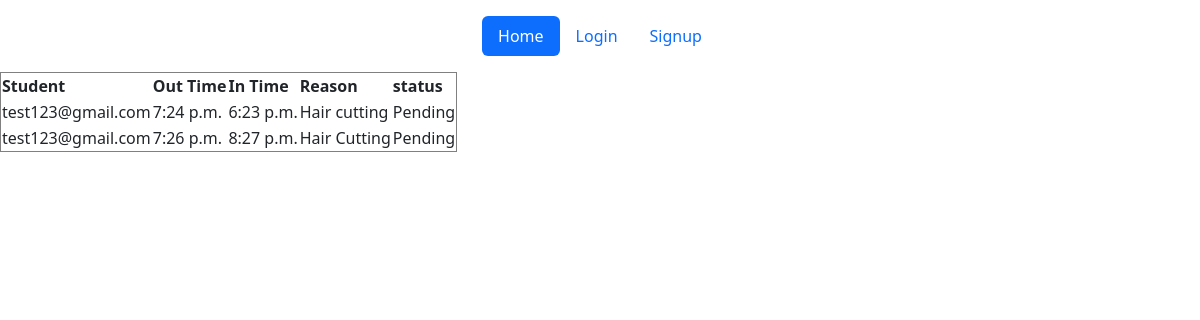
The page /warden/show-all-outings/ on the database its author committed.
### student/models.py (models this page shows)
class Outing(models.Model):
    user = models.ForeignKey(student,on_delete=models.CASCADE)
    out_time = models.TimeField()
    in_time = models.TimeField()
    date = models.DateField(auto_now_add=True)
    reason = models.TextField()

### authentication/models.py (models this page shows)
class CustomUser(AbstractUser):
    email = models.EmailField()
    role = models.CharField(max_length=50,choices=ROLE_CHOICE)
    def __str__(self):
        return self.email

### warden/views.py (the view)
# urls.py: path("show-all-outings/",views.showAllOutings,name="show-all-outings"),
def showAllOutings(request):
    outings = Outing.objects.all()
    return render(request,'showAllOutings.html',{"outings":outings})

### templates/showAllOutings.html (shortened to what this page needs)
{% extends "index.html" %}
{% block content %}
<table border="1">
    <thead>
        <tr>
            <th>Student</th>
            <th>Out Time</th>
            <th>In Time</th>
            <th>Reason</th>
            <th>status</th>
        </tr>
    </thead>
    <tbody>
        {% for outing in outings %}
        <tr>
            <td>{{ outing.user }}</td>
            <td>{{ outing.in_time }}</td>
            <td>{{ outing.out_time }}</td>
            <td>{{ outing.reason }}</td>
            <td>Pending</td>
        </tr>
        {% endfor %}
    </tbody>
</table>
{% endblock %}

### rows shown on the page
Outing: user "test123@gmail.com", in_time "7:24 p.m.", out_time "6:23 p.m.", reason "Hair cutting"
Outing: user "test123@gmail.com", in_time "7:26 p.m.", out_time "8:27 p.m.", reason "Hair Cutting"
